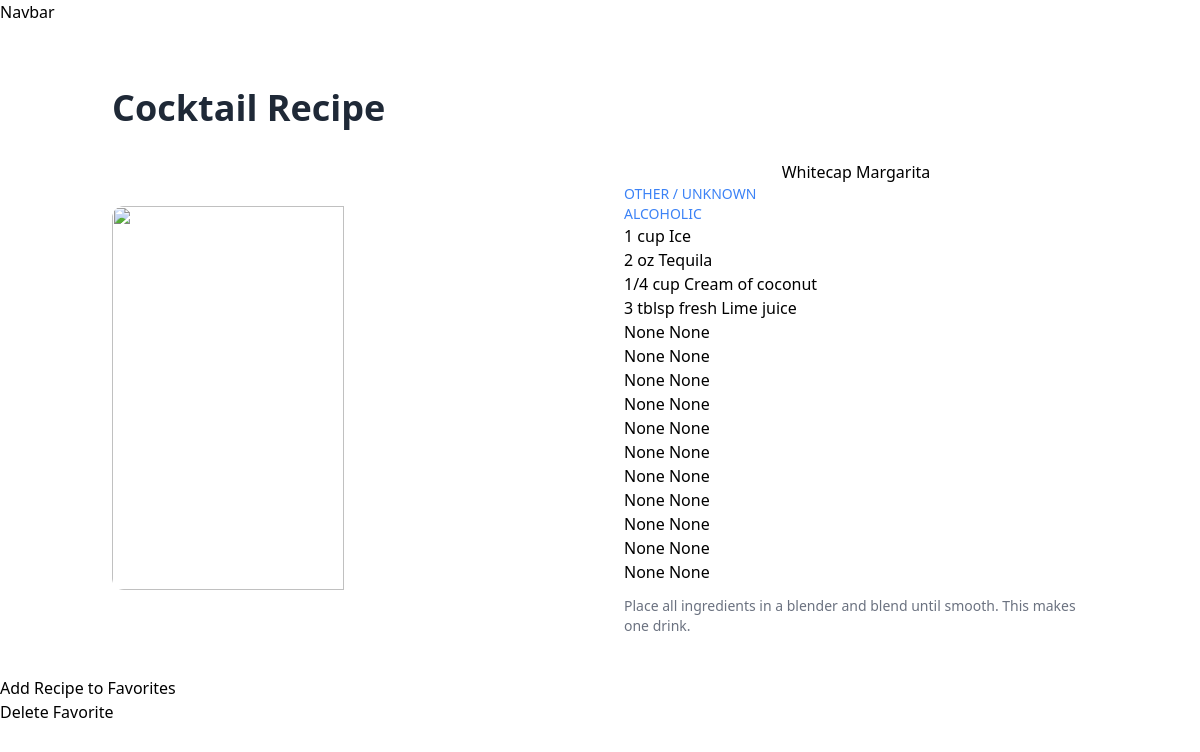
The page /get/cocktail/4 on the database its author committed.
### cocktail/models.py (models this page shows, shortened)
class Cocktail(models.Model):
    image = models.ImageField(null=True, default=None, blank=True)
    cocktail_id = models.IntegerField(editable=False, unique = False, default = 1)
    drinkName = models.CharField(max_length = 200, default = "")
    instructions = models.TextField()
    ingredient1 = models.CharField(max_length = 200, default = "")
    ingredient2 = models.CharField(max_length = 200, default = "")
    ingredient3 = models.CharField(max_length = 200, default = "")
    category = models.CharField(max_length = 200, default = "")
    glass = models.CharField(max_length = 200, default = "")
    ingredient4 = models.CharField(max_length = 200, default = "", null = True)
    ingredient5  = models.CharField(max_length = 200, default = "", null = True)
    ingredient6 = models.CharField(max_length = 200, default = "", null = True)
    ingredient7 = models.CharField(max_length = 200, default = "", null = True)
    ingredient8  = models.CharField(max_length = 200, default = "", null = True)
    ingredient9  = models.CharField(max_length = 200, default = "", null = True)
    ingredient10  = models.CharField(max_length = 200, default = "None", null= True)
    ingredient11 = models.CharField(max_length = 200, null = True, default = "None")
    ingredient12  = models.CharField(max_length = 200, default = "None", null = True)
    ingredient13 = models.CharField(max_length = 200, default = "None", null = True)
    ingredient14 = models.CharField(max_length = 200, default = "None", null = True)
    ingredient15  = models.CharField(max_length = 200, default = "None", null = True)
    measure1  = models.CharField(max_length = 200, default = "None", null = True)
    measure2  = models.CharField(max_length = 200, default = "None", null = True)
    measure3  = models.CharField(max_length = 200, default = "None", null = True)
    measure4 = models.CharField(max_length = 200, default = "None", null = True)
    measure5 = models.CharField(max_length = 200, default = "None", null = True)
    measure6 = models.CharField(max_length = 200, default = "None", null = True)
    measure7 = models.CharField(max_length = 200, default = "None", null = True)
    measure8 = models.CharField(max_length = 200, default = "None", null = True)
    measure9 = models.CharField(max_length = 200, default = "None", null = True)
    measure10= models.CharField(max_length = 200, default = "None", null = True)
    measure11= models.CharField(max_length = 200, default = "None", null = True)
    measure12= models.CharField(max_length = 200, default = "None", null = True)
    measure13= models.CharField(max_length = 200, default = "None", null = True)
    measure14= models.CharField(max_length = 200, default = "None", null = True)
    measure15= models.CharField(max_length = 200, default = "None", null = True)
    alcoholic= models.CharField(max_length = 200, default = "None", null = True)
    class Meta:
        app_label = 'cocktail'

### cocktail/views.py (the view)
# urls.py: path(r'get/cocktail/<id>', views.detail, name='detail'),
def detail(request, id):
    instance = get_object_or_404(Cocktail, id = id)
    return render (
        request,
        template_name='detail.html',
        context = {'cocktail': instance}
    )

### setup/templates/detail.html (shortened to what this page needs)
<!DOCTYPE html>
<html>
    <head>
        <link rel="stylesheet" href="">
    </head>
    <body>
        {% include 'base.html'%}
        {% load static %}
        {% block content %}
        <section class="bg-white dark:bg-gray-900">
            <div class="container px-6 py-10 mx-auto">
                <h1 class="text-3xl font-semibold text-gray-800 capitalize lg:text-4xl dark:text-white">Cocktail Recipe</h1>
                <div class="mt-8 lg:-mx-6 lg:flex lg:items-center">
                    <img class="object-cover w-full lg:mx-6 lg:w-1/2 rounded-xl h-72 lg:h-96"  src="{{ field.image }}">
                    <div class="mt-6 lg:w-1/2 lg:mt-0 lg:mx-6 ">
                        <h3 class="card-title text-center ">{{ cocktail.drinkName }}</h3>
                        <p class="text-sm text-blue-500 uppercase">{{cocktail.category}}</p>
                        <p class="text-sm text-blue-500 uppercase">{{cocktail.alcoholic}}</p>
                        <ul>
                            <li>{{cocktail.measure1}} {{cocktail.ingredient1}}</li>
                            <li>{{cocktail.measure2}} {{cocktail.ingredient2}}</li>
                            <li>{{cocktail.measure3}} {{cocktail.ingredient3}}</li>
                            <li>{{cocktail.measure4}} {{cocktail.ingredient4}}</li>
                            <li>{{cocktail.measure5}} {{cocktail.ingredient5}}</li>
                            <li>{{cocktail.measure6}} {{cocktail.ingredient6}}</li>
                            <li>{{cocktail.measure7}} {{cocktail.ingredient7}}</li>
                            <li>{{cocktail.measure8}} {{cocktail.ingredient8}}</li>
                            <li>{{cocktail.measure9}} {{cocktail.ingredient9}}</li>
                            <li>{{cocktail.measure10}} {{cocktail.ingredient10}}</li>
                            <li>{{cocktail.measure11}} {{cocktail.ingredient11}}</li>
                            <li>{{cocktail.measure12}} {{cocktail.ingredient12}}</li>
                            <li>{{cocktail.measure13}} {{cocktail.ingredient13}}</li>
                            <li>{{cocktail.measure14}} {{cocktail.ingredient14}}</li>
                            <li>{{cocktail.measure15}} {{cocktail.ingredient15}}</li>
                        </ul>
                        <p class="mt-3 text-sm text-gray-500 dark:text-gray-300 md:text-sm">
                           {{cocktail.instructions}}
                        </p>
                    </div>
                </div>
            </div>
            <form method="POST" action="{% url 'favorite' cocktail.id %}">
                <input type="submit" value="Add Recipe to Favorites" />
            </form>
            <a href="{% url 'delete' cocktail.id %}">Delete Favorite</a>
        </section>
        {% endblock %}
    </body>
</html>

### rows shown on the page
Cocktail: drinkName "Whitecap Margarita", category "OTHER / UNKNOWN", alcoholic "ALCOHOLIC", measure1 "1 cup", ingredient1 "Ice", measure2 "2 oz", ingredient2 "Tequila", measure3 "1/4 cup", ingredient3 "Cream of coconut", measure4 "3 tblsp fresh", ingredient4 "Lime juice", measure5 "None", ingredient5 "None", measure6 "None", ingredient6 "None", measure7 "None", ingredient7 "None", measure8 "None", ingredient8 "None", measure9 "None", ingredient9 "None", measure10 "None", ingredient10 "None", measure11 "None", ingredient11 "None", measure12 "None", ingredient12 "None", measure13 "None", ingredient13 "None", measure14 "None", ingredient14 "None", measure15 "None", ingredient15 "None", instructions "Place all ingredients in a blender and blend until smooth. This makes one drink."
